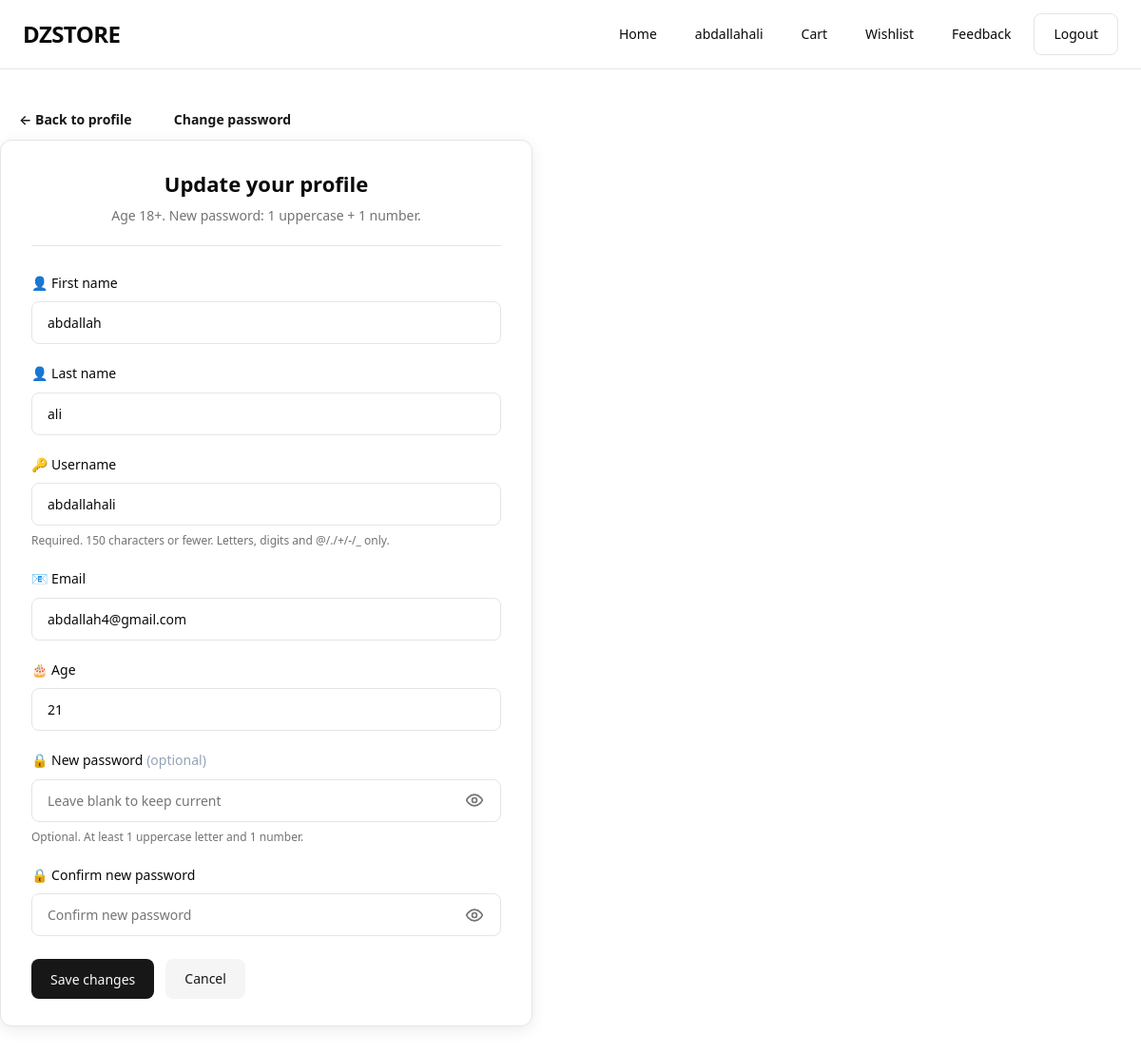
The app's page /profile/update/ (signed in) with its own data.
### accounts/models.py (models this page shows, shortened)
class Client(AbstractUser):
    email = models.EmailField(unique=True)
    age = models.PositiveIntegerField(
        validators=[MinValueValidator(18)],
        null=True,
        blank=False,
    )

### accounts/views.py (the view)
# urls.py: path('profile/update/', client_update_profile_view, name='client_update_profile'),
@login_required
def client_update_profile_view(request):
    if _is_seller(request.user):
        messages.error(request, "This page is for clients only.")
        return redirect("seller_profile")
    if request.method == "POST":
        form = ClientUpdateForm(request.POST, instance=request.user)
        if form.is_valid():
            form.save()
            messages.success(request, "Profile updated successfully.")
            return redirect("profile_client")
    else:
        form = ClientUpdateForm(instance=request.user)
    return render(request, "accounts/profileclient_update.html", {"form": form})

### accounts/forms.py (shortened to what this page needs)
class ClientUpdateForm(forms.ModelForm):
    new_password = forms.CharField(
        required=False,
        widget=forms.PasswordInput(attrs={"autocomplete": "new-password", "placeholder": "Leave blank to keep current"}),
        label="New password",
        help_text="Optional. At least 1 uppercase letter and 1 number.",
    )
    new_password2 = forms.CharField(
        required=False,
        widget=forms.PasswordInput(attrs={"autocomplete": "new-password", "placeholder": "Confirm new password"}),
        label="Confirm new password",
    )
    class Meta:
        model = Client
        fields = ["first_name", "last_name", "username", "email", "age"]

### accounts/context_processors.py (called while the page is built)
def seller_notifications(request):
    if not request.user.is_authenticated:
        return {"seller_unread_notifications": 0}
    if not Seller.objects.filter(user=request.user).exists():
        return {"seller_unread_notifications": 0}
    seller = Seller.objects.get(user=request.user)
    count = Notification.objects.filter(seller=seller, is_read=False).count()
    return {"seller_unread_notifications": count}

### accounts/views.py (called while the page is built)
def _is_seller(user):
    if user is None or not user.is_authenticated:
        return False
    return Seller.objects.filter(user=user).exists()

### accounts/templates/accounts/profileclient_update.html (shortened to what this page needs)
{% extends "accounts/base_client.html" %}
{% block header_actions %}
    <a href="{% url 'profile_client' %}" class="btn btn-ghost">← Back to profile</a>
    <a href="{% url 'client_password_change' %}" class="btn btn-ghost">Change password</a>
{% endblock %}
{% block content_inner %}
    <div class="card" style="max-width: 560px;">
        <div class="card-header">
            <h2>Update your profile</h2>
            <p class="card-subtitle">Age 18+. New password: 1 uppercase + 1 number.</p>
        </div>
        <form method="post">
            <div class="form-group">
                <label>👤 First name</label>
                {{ form.first_name }}
            </div>
            <div class="form-group">
                <label>👤 Last name</label>
                {{ form.last_name }}
            </div>
            <div class="form-group">
                <label>🔑 Username</label>
                {{ form.username }}
                {% if form.username.help_text %}<span class="helptext">{{ form.username.help_text }}</span>{% endif %}
            </div>
            <div class="form-group">
                <label>📧 Email</label>
                {{ form.email }}
            </div>
            <div class="form-group">
                <label>🎂 Age</label>
                {{ form.age }}
            </div>
            <div class="form-group">
                <label>🔒 New password <span style="font-weight:400; color:#94a3b8;">(optional)</span></label>
                {{ form.new_password }}
                {% if form.new_password.help_text %}<span class="helptext">{{ form.new_password.help_text }}</span>{% endif %}
            </div>
            <div class="form-group">
                <label>🔒 Confirm new password</label>
                {{ form.new_password2 }}
            </div>
            <div class="form-actions">
                <button type="submit" class="btn btn-primary">Save changes</button>
                <a href="{% url 'profile_client' %}" class="btn btn-secondary">Cancel</a>
            </div>
        </form>
    </div>
{% endblock %}

### accounts/templates/accounts/base_client.html (shortened to what this page needs)
{% extends "accounts/base.html" %}
{% block nav %}
<nav class="nav">
    <a href="{% url 'home_client' %}" class="nav-link">Home</a>
    <a href="{% url 'profile_client' %}" class="nav-link">{{ user.username }}</a>
    <a href="{% url 'cart' %}" class="nav-link">Cart</a>
    <a href="{% url 'wishlist' %}" class="nav-link">Wishlist</a>
    <a href="{% url 'feedback' %}" class="nav-link">Feedback</a>
    <a href="{% url 'logout' %}" class="btn btn-outline">Logout</a>
</nav>
{% endblock %}
{% block content %}
<div class="container main-content">
    {% block header_actions %}{% endblock %}
    {% block content_inner %}{% endblock %}
</div>
{% endblock %}

### accounts/static/accounts/css/base.css (style rules this page uses)
*, *::before, *::after { box-sizing: border-box; margin: 0; padding: 0; }
:root { --background: #ffffff; --foreground: #0a0a0a; --card: #ffffff; --card-foreground: #0a0a0a; --muted: #f5f5f5; --muted-foreground: #737373; --border: #e5e5e5; --primary: #171717; --primary-foreground: #fafafa; --secondary: #f5f5f5; --secondary-foreground: #171717; --radius: 8px; --radius-sm: 8px; --radius-md: 8px; --radius-lg: 12px; --shadow-sm: 0 2px 8px rgba(0,0,0,0.06); --shadow: 0 4px 24px rgba(0,0,0,0.08); --shadow-md: 0 4px 16px rgba(0,0,0,0.08); --shadow-lg: 0 12px 48px rgba(0,0,0,0.12); --transition: 0.2s; --focus-ring: rgba(23, 23, 23, 0.2); --danger: #b91c1c; --danger-bg: #fef2f2; --success-bg: #dcfce7; --success-text: #166534; --warning-bg: #fef3c7; --warning-text: #92400e; }
body { font-family: system-ui, -apple-system, BlinkMacSystemFont, 'Segoe UI', Roboto, sans-serif; background-color: var(--background); color: var(--foreground); line-height: 1.6; min-height: 100vh; }
a { color: inherit; text-decoration: none; }
.container { max-width: 1200px; margin: 0 auto; padding: 0 24px; }
.nav { display: flex; align-items: center; gap: 8px; }
.nav-link { padding: 10px 16px; font-size: 0.875rem; font-weight: 500; border-radius: 8px; transition: background-color 0.2s; }
.btn { display: inline-flex; align-items: center; justify-content: center; padding: 10px 20px; font-size: 0.875rem; font-weight: 500; border-radius: var(--radius); border: none; cursor: pointer; transition: all 0.2s; text-decoration: none; font-family: inherit; }
.btn-primary { background-color: var(--primary); color: var(--primary-foreground); }
.btn-secondary { background-color: var(--secondary); color: var(--secondary-foreground); }
.btn-outline { background-color: transparent; border: 1px solid var(--border); color: var(--foreground); }
.btn-ghost { background: transparent; color: var(--primary); font-weight: 600; }
.main-content { flex: 1; padding: 32px 0; }
.card { background: var(--card); border-radius: var(--radius-lg); box-shadow: var(--shadow-md); padding: 28px 32px; border: 1px solid var(--border); }
.card-header { text-align: center; margin-bottom: 28px; padding-bottom: 20px; border-bottom: 1px solid var(--border); }
.card-header h2 { font-size: 22px; color: var(--foreground); margin-bottom: 4px; }
.card-subtitle { font-size: 14px; color: var(--muted-foreground); }
.form-group { margin-bottom: 20px; }
.form-group label { display: block; font-weight: 500; font-size: 0.875rem; margin-bottom: 8px; }
.form-group input[type="text"], .form-group input[type="email"], .form-group input[type="password"], .form-group input[type="number"], .form-group input[type="url"], .form-group input[type="file"], .form-group select, .form-group textarea { width: 100%; padding: 12px 16px; font-size: 0.875rem; border: 1px solid var(--border); border-radius: var(--radius); background: var(--background); color: var(--foreground); font-family: inherit; }
.form-group .helptext { font-size: 12px; color: var(--muted-foreground); margin-top: 6px; display: block; }
.form-actions { display: flex; gap: 12px; flex-wrap: wrap; margin-top: 24px; }
.password-input-wrap input { padding-right: 44px; width: 100%; }

### records on screen
Client: username "abdallahali", first_name "abdallah", last_name "ali", email "abdallah4@gmail.com", age "21"
